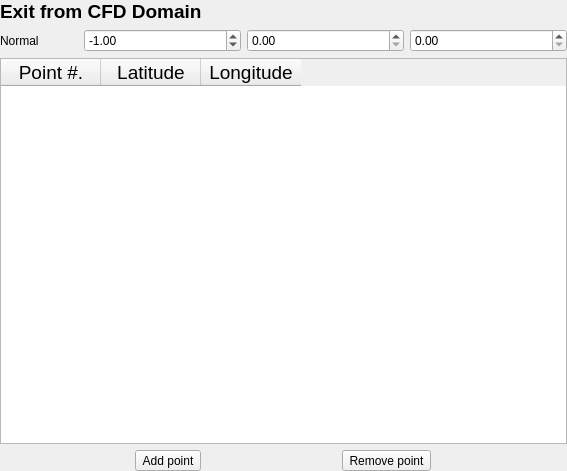
<?xml version="1.0" encoding="UTF-8"?>
<ui version="4.0">
 <class>InterfaceFrame</class>
 <widget class="QFrame" name="InterfaceFrame">
  <property name="geometry">
   <rect>
    <x>0</x>
    <y>0</y>
    <width>567</width>
    <height>471</height>
   </rect>
  </property>
  <property name="windowTitle">
   <string>Frame</string>
  </property>
  <layout class="QVBoxLayout" name="verticalLayout">
   <property name="leftMargin">
    <number>0</number>
   </property>
   <property name="topMargin">
    <number>0</number>
   </property>
   <property name="rightMargin">
    <number>0</number>
   </property>
   <property name="bottomMargin">
    <number>0</number>
   </property>
   <item>
    <widget class="QLabel" name="Lbl_BB_ExitH2">
     <property name="font">
      <font>
       <pointsize>14</pointsize>
       <weight>75</weight>
       <bold>true</bold>
      </font>
     </property>
     <property name="text">
      <string>&lt;html&gt;&lt;head/&gt;&lt;body&gt;&lt;p&gt;Exit from CFD Domain&lt;/p&gt;&lt;/body&gt;&lt;/html&gt;</string>
     </property>
    </widget>
   </item>
   <item>
    <layout class="QHBoxLayout" name="HLY_BB_ExitNormal" stretch="1,2,2,2">
     <item>
      <widget class="QLabel" name="Lbl_BB_ExitNormal">
       <property name="text">
        <string>Normal </string>
       </property>
      </widget>
     </item>
     <item>
      <widget class="QDoubleSpinBox" name="DSpBx_BB_ExitNx">
       <property name="minimum">
        <double>-100.000000000000000</double>
       </property>
       <property name="maximum">
        <double>100.000000000000000</double>
       </property>
       <property name="value">
        <double>-1.000000000000000</double>
       </property>
      </widget>
     </item>
     <item>
      <widget class="QDoubleSpinBox" name="DSpBx_BB_ExitNy"/>
     </item>
     <item>
      <widget class="QDoubleSpinBox" name="DSpBx_BB_ExitNz"/>
     </item>
    </layout>
   </item>
   <item>
    <widget class="QTableWidget" name="Tbl_BB_ExitIntePt">
     <property name="font">
      <font>
       <pointsize>14</pointsize>
      </font>
     </property>
     <property name="toolTip">
      <string>Table of interface points on the exit interface</string>
     </property>
     <property name="toolTipDuration">
      <number>10000</number>
     </property>
     <column>
      <property name="text">
       <string>Point #.</string>
      </property>
     </column>
     <column>
      <property name="text">
       <string>Latitude</string>
      </property>
     </column>
     <column>
      <property name="text">
       <string>Longitude</string>
      </property>
     </column>
    </widget>
   </item>
   <item>
    <layout class="QHBoxLayout" name="HLY_BB_ExitAddPt">
     <item>
      <widget class="QToolButton" name="Btn_BB_ExitAddPt">
       <property name="toolTip">
        <string>Add points to the exit interface</string>
       </property>
       <property name="toolTipDuration">
        <number>10000</number>
       </property>
       <property name="text">
        <string>Add point</string>
       </property>
      </widget>
     </item>
     <item>
      <widget class="QToolButton" name="Btn_BB_ExitRemPt">
       <property name="toolTip">
        <string>Remove points to the exit interface</string>
       </property>
       <property name="toolTipDuration">
        <number>10000</number>
       </property>
       <property name="text">
        <string>Remove point</string>
       </property>
      </widget>
     </item>
    </layout>
   </item>
  </layout>
 </widget>
 <resources/>
 <connections/>
</ui>
